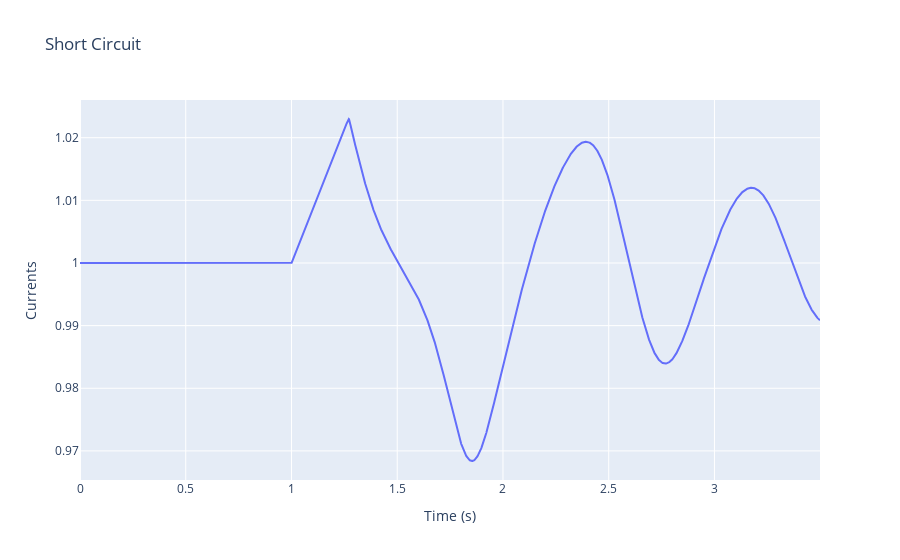

Here is the notebook cell this chart was saved with:
### Code cell
fig = go.Figure()

fig.add_trace(go.Scatter(x=model.Time, y=model.get_values('omega_1'), mode='lines', name='omega_1'))

fig.update_layout(
    title='Short Circuit',
    xaxis_title='Time (s)',
    yaxis_title='Currents',
    hovermode='closest'
)

fig.show()

### Figure 1 — Plotly figure (JSON) as saved in the notebook; plotly's stock layout.template omitted (floating-point values rounded to 4 significant figures; data arrays with more than 128 entries replaced by an {"elided": "..."} marker saying what was removed)
{"data": [{"mode": "lines", "name": "omega_1", "type": "scatter", "x": {"elided": "3789 float values"}, "y": {"elided": "3789 float values"}}], "layout": {"hovermode": "closest", "title": {"text": "Short Circuit"}, "xaxis": {"title": {"text": "Time (s)"}}, "yaxis": {"title": {"text": "Currents"}}}}
